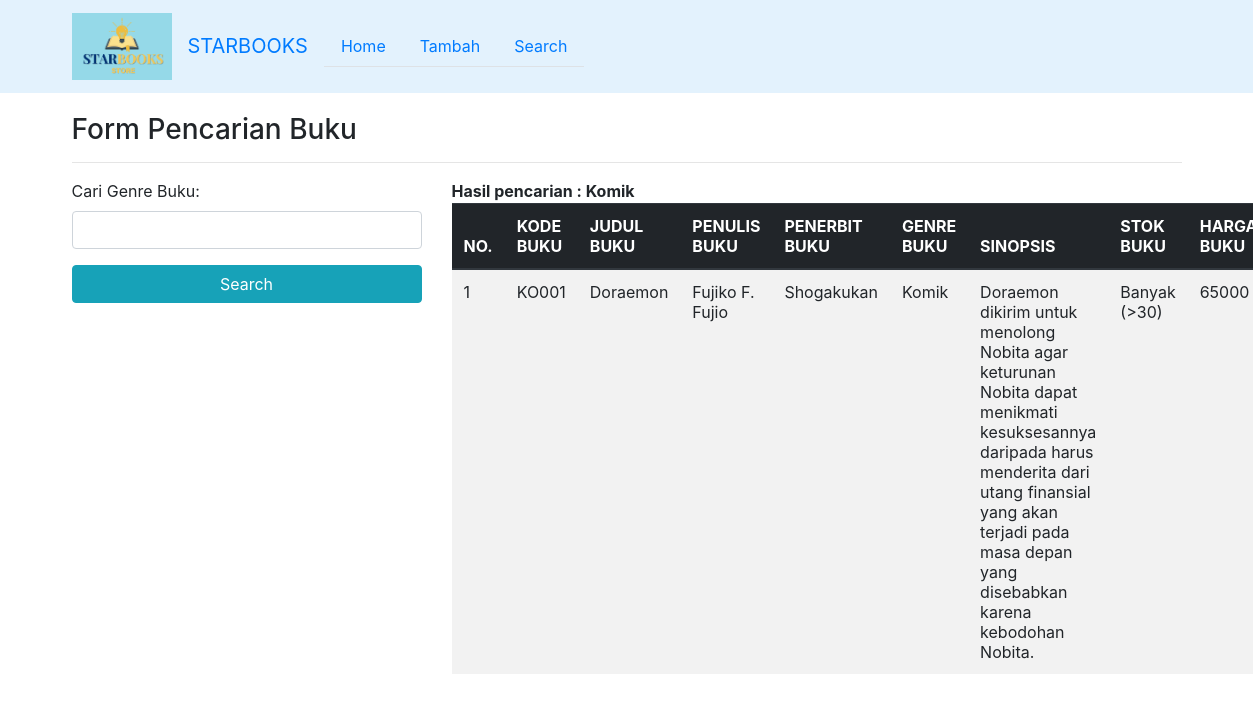
Screenshot of /cari.php?cari=Komik with the database file from the repository.
### tables this page shows
CREATE TABLE `buku` (
  `kode_buku` varchar(10) NOT NULL,
  `judul` varchar(50) NOT NULL,
  `penulis` varchar(30) NOT NULL,
  `penerbit` varchar(30) NOT NULL,
  `genre` varchar(50) NOT NULL,
  `sinopsis` varchar(300) NOT NULL,
  `stok` varchar(20) NOT NULL,
  `harga` int(11) NOT NULL
);

### cari.php (the view, shortened to what this page needs)
<head>
  <link rel="stylesheet" href="https://stackpath.bootstrapcdn.com/bootstrap/4.1.3/css/bootstrap.min.css">
</head>
<body>
  <nav class="navbar navbar-expand-lg" style="background-color: #e3f2fd;">
    <div class="container">
      <a class="navbar-brand" href="#"><img src="logo1.png" width="100px"></a>
      <a class="navbar-brand" href="#">STARBOOKS</a>
      <div class="collapse navbar-collapse" id="navbarSupportedContent">
        <ul class="nav nav-tabs">
          <li class="nav-item">
        <a class="nav-link " aria-current="page" href="index.php">Home</a>
      </li>
      <li class="nav-item">
        <a class="nav-link" href="tambah.php">Tambah</a>
      </li>
      <li class="nav-item">
        <a class="nav-link" href="cari.php">Search</a>
      </li>
        </ul>
      </div>
    </div>
  </nav>
      <?php
      include 'config.php';
      ?>
      <div class="container" style="padding-top: 20px; padding-bottom: 20px;">
       <h3>Form Pencarian Buku</h3>
        <hr>
         <div class="row">
          <div class="col-sm-4">
          <form role="form" action="cari.php" method="get">
             <div class="form-group">
               <label>Cari Genre Buku:</label>
               <input type="text" name="cari" class="form-control">
             </div>
              <button type="submit" class="btn btn-info btn-block">Search</button>
          </form>
          </div>
         <div class="col-sm-8">
            <?php
             if(isset($_GET['cari'])){
             $cari = $_GET['cari'];
             echo "<b>Hasil pencarian : ".$cari."</b>";
            }
            ?>
            <table class="table table-striped table-hover dtabel">
              <thead class="thead-dark">
                <tr>
                  <th>NO.</th>
                  <th>KODE BUKU</th>
                  <th>JUDUL BUKU</th>
                  <th>PENULIS BUKU</th>
                  <th>PENERBIT BUKU</th>
                  <th>GENRE BUKU</th>
                  <th>SINOPSIS</th>
                  <th>STOK BUKU</th>
                  <th>HARGA BUKU</th>
                </tr>
              </thead>
              <tbody>
            <?php
            if(isset($_GET['cari'])){
            $cari = $_GET['cari'];
            $sql = mysqli_query($koneksi,"select * from buku where genre like '%".$cari."%'") or die(mysqli_error($koneksi));
            }else{
            $sql = mysqli_query($koneksi,"select * from buku");
            }
            $no = 1;
            while($data = mysqli_fetch_array($sql)){
            ?>
            <tr>
             <td><?php echo $no; ?></td>
             <td><?php echo $data['kode_buku']; ?></td>
             <td><?php echo $data['judul']; ?></td>
             <td><?php echo $data['penulis']; ?></td>
             <td><?php echo $data['penerbit']; ?></td>
             <td><?php echo $data['genre']; ?></td>
             <td><?php echo $data['sinopsis']; ?></td>
             <td><?php echo $data['stok']; ?></td>
             <td><?php echo $data['harga']; ?></td>
            </tr>
            <?php
          $no++;
        } ?>
            </table>
            </div>
           </div>
           </div>
</body>
</html>

### rows the page displays
buku: kode_buku "KO001", judul "Doraemon", penulis "Fujiko F. Fujio", penerbit "Shogakukan", genre "Komik", sinopsis "Doraemon dikirim untuk menolong Nobita agar keturunan Nobita dapat menikmati kesuksesannya daripada harus menderita dari utang finansial yang akan terjadi pada masa depan yang disebabkan karena kebodohan Nobita.", stok "Banyak (>30)", harga "65000"

### other values shown
$cari "Komik"
